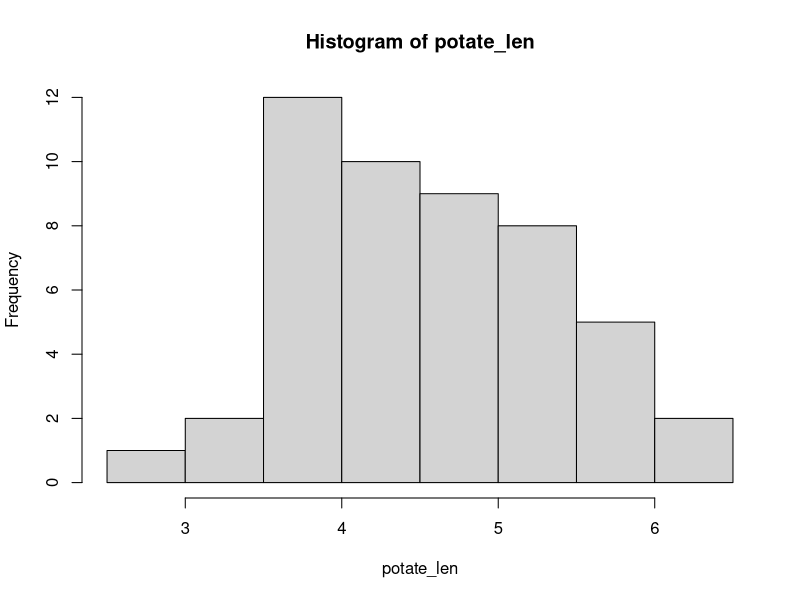
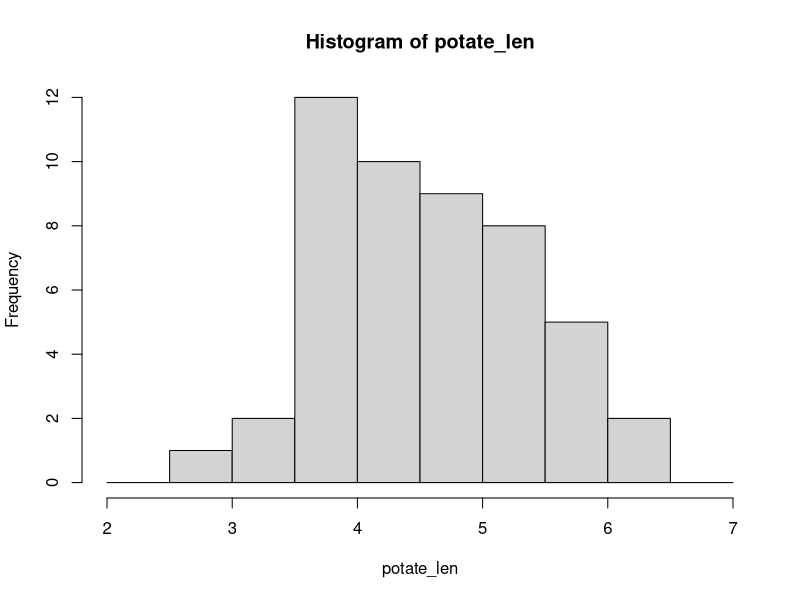

Reproduce these figures in R, in order. (Note: this script raises an error after producing the figures.)
# ハンバーガー統計学にようこそ！
# http://kogolab.chillout.jp/elearn/hamburger/

## 1. 平均と分散

# ランダムな数値を作る
# a =  round(rnorm(30, mean=170, sd=5), 1)

id  = c(1:49)
potate_len = c(3.5, 4.2, 4.9, 4.6, 2.8, 5.6, 4.2, 4.9, 4.4, 3.7,
              3.8, 4.0, 5.2, 3.9, 5.6, 5.3, 5.0, 4.7, 4.0, 3.1,
              5.8, 3.6, 6.0, 4.2, 5.7, 3.9, 4.7, 5.3, 5.5, 4.7,
              6.4, 3.8, 3.9, 4.2, 5.1, 5.1, 4.1, 3.6, 4.2, 5.0,
              4.2, 5.2, 5.3, 6.4, 4.4, 3.6, 3.7, 4.2, 4.8)
sum(potate_len)
mean(potate_len)
var(potate_len)
sd(potate_len)
median(potate_len)

### 度数分布を作る
table(potate_len)
h = hist(potate_len)
h$breaks  # 階級を区切る
h$counts  # 度数
n <- length(h$counts) # 階級の数
class_names <- NULL # 階級の名前格納用
for( i in 1:n ) {
  class_names[i] =paste(h$breaks[i], "～", h$breaks[i+1])
}
frequency_table = data.frame(class=class_names, frequency=h$counts)
frequency_table

#### 階級のとり方
h <- hist(potate_len, breaks=seq(2, 7, 0.5))
h

## 2. 信頼区間
# (ポテト編)

id = c(0:9)
samp = c(47,51,49,50,49,46,51,48,52,49)
u = mean(samp)
U2 = var(samp)  # Rの分散は「不偏分散」。標本分散を求めたい時は手動で計算。
sd(samp)
# 不偏分散 n-1で割った分散のあれ

n = 10 - 1  # 自由度

### 区間推定

length(samp)
### 信頼区間

# t値=2.262 (自由度9, 95%信頼区間の時)
#t_val = 2.262
t_val = abs(qt(0.05/2, n))
# 母平均 +- 2.262 * 標本標準誤差
upper_limit = u + t_val * sqrt(U2/length(samp))
bottom_limit = u - t_val * sqrt(U2/length(samp))
sprintf("%.02f 〜 %.02f", bottom_limit, upper_limit) # 95％の信頼区間

# (チキン編)

chicken = c(568, 530, 581, 554, 536, 518, 564, 552)
chicken_len = length(chicken)
id = c(1:chicken_len)

u = mean(chicken)
U2 = var(chicken)
n = chicken_len - 1
#t_val95 = 2.365
t_val95 = abs(qt(0.05/2, n))
#t_val99 = 3.499
t_val99 = abs(qt(0.01/2, n))
sqrt(U2/(n+1))

upper_limit = u + t_val95 * sqrt(U2/chicken_len)
bottom_limit = u - t_val95 * sqrt(U2/chicken_len)
sprintf("95％信頼区間：%.02f 〜 %.02f", bottom_limit, upper_limit) # 95％の信頼区間

upper_limit = u + t_val99 * sqrt(U2/chicken_len)
bottom_limit = u - t_val99 * sqrt(U2/chicken_len)
sprintf("99％信頼区間：%.02f 〜 %.02f", bottom_limit, upper_limit) # 95％の信頼区間

## 3. カイ２乗検定
# 帰無仮設：「ワクワクとモグモグに差はない」

#potate  = c(420, 280)
#chicken = c(180, 120)
#E_table <- data.frame(potate,chicken)
#rownames(E_table) = c('wakuwaku', 'mogumogu')
#E_table$wakuwaku
# 期待度数(理論度数)
temp_wakuwaku = c(420, 180)
temp_mogumogu = c(280, 120)
# 観測度数
wakuwaku = c(435, 165)
mogumogu = c(265, 135)
# カイ2乗値の算出
approval = (wakuwaku[1] - temp_wakuwaku[1])^2 / temp_wakuwaku[1] +
           (wakuwaku[2] - temp_wakuwaku[2])^2 / temp_wakuwaku[2] +
           (mogumogu[1] - temp_mogumogu[1])^2 / temp_mogumogu[1] +
           (mogumogu[2] - temp_mogumogu[2])^2 / temp_mogumogu[2]
approval  #-> 4.464286
# 自由度 (行-1) * (列-1) よって n = 1
# 95%信頼区間は3.84以下
# 帰無仮説は棄却される -> 「ワクワクとモグモグに差はある」

# ハンバーガーを追加する
# 条件: 有意水準1%
# 観測度数
wakuwaku = c(435, 165, 650)
mogumogu = c(265, 135, 350)
# 期待度数(理論度数)
total_sum = sum(wakuwaku) + sum(mogumogu)
material_sum = wakuwaku + mogumogu
temp_wakuwaku = c(material_sum[1]*sum(wakuwaku)/total_sum, material_sum[2]*sum(wakuwaku)/total_sum, material_sum[3]*sum(wakuwaku)/total_sum)
temp_mogumogu = c(material_sum[1]*sum(mogumogu)/total_sum, material_sum[2]*sum(mogumogu)/total_sum, material_sum[3]*sum(mogumogu)/total_sum)

approval = (wakuwaku[1] - temp_wakuwaku[1])^2 / temp_wakuwaku[1] +
           (wakuwaku[2] - temp_wakuwaku[2])^2 / temp_wakuwaku[2] +
           (wakuwaku[3] - temp_wakuwaku[3])^2 / temp_wakuwaku[3] +
           (mogumogu[1] - temp_mogumogu[1])^2 / temp_mogumogu[1] +
           (mogumogu[2] - temp_mogumogu[2])^2 / temp_mogumogu[2] +
           (mogumogu[3] - temp_mogumogu[3])^2 / temp_mogumogu[3]
approval  #-> 9.90
# 自由度
n = (3 - 1) * (3 - 1)
# 自由度4の有意水準1%での信頼区間は13.28以下
# よって帰無仮設は採択 -> 「ワクワクとモグモグに差は無い」

## 差の信頼区間
waku_jk = c(70, 75, 70, 85, 90, 70, 80, 75)
mogu_jk = c(85, 80, 95, 70, 80, 75, 80, 90)
mean_waku_jk = mean(waku_jk)
mean_mogu_jk = mean(mogu_jk)
ro2_waku_jk = sum((waku_jk - mean_waku_jk)^2)/length(waku_jk)  # 標本分散を求めたかった
ro2_mogu_jk = sum((mogu_jk - mean_mogu_jk)^2)/length(mogu_jk)  # 標本分散を求めたかった
#var_waku_jk = var(waku_jk)  # 不偏分散
#var_mogu_jk = var(mogu_jk)

sum2_waku_jk = ro2_waku_jk * length(waku_jk)  # 平均からの偏差の平方和
sum2_mogu_jk = ro2_mogu_jk * length(mogu_jk)

temp_ro2_jk = (sum2_waku_jk + sum2_mogu_jk) / ((length(waku_jk)-1) + (length(mogu_jk)-1))  # 推定母分散
S2 = sqrt( temp_ro2_jk * (1/length(waku_jk) + 1/length(mogu_jk)) )
S2  #-> 3.88 差の標本標準誤差

# 差の信頼区間＝標本平均の差 ± t × 差の標本標準誤差
n = length(waku_jk) - 1 + length(mogu_jk) - 1  # 自由度
# 自由度14軒、t分布は両側検定を考えて、2.145
t = 2.145
upper_limit = (mean_waku_jk - mean_mogu_jk) + t * S2
bottom_limit = (mean_waku_jk - mean_mogu_jk) - t * S2
# ANS 95%信頼区間: -13.326 〜 3.326
#     マイナス寄りに大きく寄っているので、モグモグの評価が高いと分かる
#     しかし、0が範囲に含まれていることから、評価が同等となる可能性もあるため、帰無仮設は棄却できない

## t検定
waku_jk
mean_waku_jk
ro2_waku_jk
temp_ro2_jk
S2

# 計算結果より
t_val = (mean_waku_jk - mean_mogu_jk) / S2
t_val  #-> -1.288
# 自由度14、信頼区間95%の範囲は -2.145 〜 2.145
# よって帰無仮設は棄却できない -> 「優位な差はない」を否定できない

# (ポテト編)
waku_jk = c(80, 75, 80, 95, 90, 80, 85, 90)
mogu_jk = c(75, 65, 80, 85, 75, 80, 80, 70)

mean_waku_jk = mean(waku_jk)
mean_mogu_jk = mean(mogu_jk)

ro2_waku_jk = sum((waku_jk - mean_waku_jk)^2)/length(waku_jk)  # 標本分散を求めたかった
ro2_mogu_jk = sum((mogu_jk - mean_mogu_jk)^2)/length(mogu_jk)  # 標本分散を求めたかった

sum2_waku_jk = ro2_waku_jk * length(waku_jk)  # 平均からの偏差の平方和
sum2_mogu_jk = ro2_mogu_jk * length(mogu_jk)

temp_ro2_jk = (sum2_waku_jk + sum2_mogu_jk) / ((length(waku_jk)-1) + (length(mogu_jk)-1))  # 推定母分散
S2 = sqrt( temp_ro2_jk * (1/length(waku_jk) + 1/length(mogu_jk)) )  # 差の標本標準誤差

# t値
t_val = (mean_waku_jk - mean_mogu_jk) / S2
t_val  #->2.463
# 自由度14、信頼区間95%の範囲は -2.145 〜 2.145
# よって、帰無仮設は棄却 -> 「優位な差はない」を否定できる

## t検定
# (同時に2つを評価)
waku_jk = c(90, 75, 75, 75, 80, 65, 75, 80)
mogu_jk = c(95, 80, 80, 80, 75, 75, 80, 85)
	
mean_waku_jk = mean(waku_jk)
mean_mogu_jk = mean(mogu_jk)

ro2_waku_jk = sum((waku_jk - mean_waku_jk)^2) / length(waku_jk)  # 標本分散
ro2_mogu_jk = sum((mogu_jk - mean_mogu_jk)^2) / lenght(mogu_jk)  # 標本分散

diff_jk = waku_jk - mogu_jk
mean_diff_jk = mean(diff_jk)
ro2_diff_jk = sum( (diff_jk - mean_diff_jk)^2 ) / length(diff_jk)

t_val = mean_diff_jk / sqrt(ro2_diff_jk/(length(diff_jk) - 1))
t_val  # -2.966
# 自由度7、信頼区間95%の範囲は、-2.365 〜 2.365
# よって、帰無仮設は棄却 -> 「優位な差がない」を否定できる

# 5.4　実践編：新作バーガー！
before = c(65, 70, 85, 70, 80, 80, 80, 70, 80, 70)
after  = c(80, 90, 80, 90, 90, 85, 80, 90, 85, 80)

mean_before = mean(before)
mean_after  = mean(after)

ro2_before = sum((before - mean_before)^2) / length(before)
ro2_after  = sum((after  - mean_after )^2) / length(after)

diff = before - after
diff
mean_diff = mean(diff)
ro2_diff = sum((diff - mean_diff)^2) / length(diff)

t_val = mean_diff / sqrt(ro2_diff/(length(diff) - 1))
t_val  #-> 3.586
# 自由度7、信頼区間95%の範囲は、-2.365 〜 2.365
# よって帰無仮設は棄却 -> 「優位な差がない」を否定できる

## 6. 分散分析（１要因）
# グループ数が３つ以上になったバイの分析手法

wakuwaku = c(80, 75, 80, 90, 95, 80, 80, 85, 85, 80, 90, 80, 75, 90, 85, 85, 90, 90, 85, 80)
mogumogu = c(75, 70, 80, 85, 90, 75, 85, 80, 80, 75, 80, 75, 70, 85, 80, 75, 80, 80, 90, 80)
pakupaku = c(80, 80, 80, 90, 95, 85, 95, 90, 85, 90, 95, 85, 98, 95, 85, 85, 90, 90, 85, 85)

mean_waku = mean(wakuwaku)
mean_mogu = mean(mogumogu)
mean_paku = mean(pakupaku)
# 平方和(群内)
se_waku = sum((wakuwaku - mean_waku)^2)
se_mogu = sum((mogumogu - mean_mogu)^2)
se_paku = sum((pakupaku - mean_paku)^2)
# 分散(群内)
ro2_waku = se_waku / length(wakuwaku)
ro2_mogu = se_mogu / length(mogumogu)
ro2_paku = se_paku / length(pakupaku)

ro_waku = sqrt(ro2_waku)
ro_mogu = sqrt(ro2_mogu)
ro_paku = sqrt(ro2_paku)

# 帰無仮説は「3つのお店のポテトの評価（母集団）の平均に差はない」

wa_mo_pa = c(wakuwaku, mogumogu, pakupaku)
mean_wa_mo_pa = mean(wa_mo_pa)
# 平方和(群間、水準間)
se_wa_mo_gu = sum((wa_mo_pa - mean_wa_mo_pa)^2)
# 分散(群間、水準間)
ro2_wa_mo_pa = se_wa_mo_gu / length(wa_mo_pa)

ro_wa_mo_pa = sqrt(ro2_wa_mo_pa)

# 全体(残差)の平方和
ro2_all = ro2_wa_mo_pa * length(wa_mo_pa)

wa = sum(mean_waku - mean_wa_mo_pa)^2 * length(wakuwaku)
mo = sum(mean_mogu - mean_wa_mo_pa)^2 * length(mogumogu)
pa = sum(mean_paku - mean_wa_mo_pa)^2 * length(pakupaku)

se_waku + se_mogu + se_paku + wa + mo + pa #-> 2494.183  分散(群間)に等しい

# 分散分析表を作る
# 群間(水準間)
n_e = 3  # ワクワク・モグモグ・パクパク
U2_e = (wa + mo + pa) / (n_e - 1)
# 群内(残差)
n_g = (length(wakuwaku) - 1) + (length(mogumogu) - 1) + (length(pakupaku) - 1)
U2_g = (se_waku + se_mogu + se_paku) / n_g

f_value = U2_e / U2_g  #-> 12.22 
# F分布表より自由度57, 自由度2はダイタイ3.150
# 12.22とを比べると、棄却域に入っている -> 少なくとも１つの組み合わせ間に差がある

# aovで分散分析表
potate_data = data.frame(A=factor(c(rep("wakuwaku", 20),rep("mogumogu", 20), rep("pakupaku", 20))), X=c(wakuwaku, mogumogu, pakupaku))
boxplot(X~A,data=potate_data, col="lightblue")

# 分散分析表が出力される
summary(aov(X~A, data=potate_data))

## 7. 分散分析（２要因）

crispy_spycy    = c(65, 85, 75, 85, 75, 80, 90, 75, 85, 65, 75, 85, 80, 85, 90)
crispy_regular  = c(65, 70, 80, 75, 70, 60, 65, 70, 85, 60, 65, 75, 70, 80, 75)
regular_spycy   = c(70, 65, 85, 80, 75, 65, 75, 60, 85, 65, 75, 70, 65, 80, 75)
regular_regular = c(70, 70, 85, 80, 65, 75, 65, 85, 80, 60, 70, 75, 70, 80, 85)

# 平均
mean_crispy_spycy    = mean(crispy_spycy)
mean_crispy_regular  = mean(crispy_regular)
mean_regular_spycy   = mean(regular_spycy)
mean_regular_regular = mean(regular_regular)
# 平方和(群内)
se_crispy_spycy    = sum((crispy_spycy - mean_crispy_spycy)^2)
se_crispy_regular  = sum((crispy_regular - mean_crispy_regular)^2)
se_regular_spycy   = sum((regular_spycy - mean_regular_spycy)^2)
se_regular_regular = sum((regular_regular - mean_regular_regular)^2)
# 分散
ro2_crispy_spycy    = se_crispy_spycy / length(crispy_spycy)
ro2_crispy_regular  = se_crispy_regular / length(crispy_regular)
ro2_regular_spycy   = se_regular_spycy / length(regular_spycy)
ro2_regular_regular = se_regular_regular / length(regular_regular)
# 標準偏差
ro_crispy_spycy    = sqrt(ro2_crispy_spycy)
ro_crispy_regular  = sqrt(ro2_crispy_regular)
ro_regular_spycy   = sqrt(ro2_regular_spycy)
ro_regular_regular = sqrt(ro2_regular_regular)

# クリスピーでの集計
crispy = c(crispy_spycy, crispy_regular) 
mean_crispy = mean(crispy)
se_crispy   = sum((crispy - mean_crispy)^2)
ro2_crispy  = se_crispy / length(crispy) 
ro_crispy   = sqrt(ro2_crispy)
# 普通味の衣
regular      = c(regular_spycy, regular_regular)
mean_regular = mean(regular)
se_regular   = sum((regular - mean_regular)^2)
ro2_regular  = se_regular / length(regular) 
ro_regular   = sqrt(ro2_regular)

# 辛口味での集計
spycy = c(crispy_spycy, regular_spycy)
mean_spycy = mean(spycy)
se_spycy   = sum((spycy - mean_spycy)^2)
ro2_spycy  = se_spycy / length(spycy)
ro_spycy   = sqrt(ro2_spycy)
# 普通味での集計
nonspycy      = c(crispy_regular, regular_regular)
mean_nonspycy = mean(nonspycy)
se_nonspycy   = sum((nonspycy - mean_nonspycy)^2)
ro2_nonspycy  = se_nonspycy / length(nonspycy)
ro_nonspycy   = sqrt(ro2_nonspycy)

# 味勝負　全体での計算
mean_taste_total = (mean_crispy + mean_regular + mean_spycy + mean_nonspycy) / 4
se_taste_total   = (se_crispy + se_regular + se_spycy + se_nonspycy) / 4
ro2_taste_total  = (ro2_crispy + ro2_regular + ro2_spycy + ro2_nonspycy) / 4
ro_taste_total   = (ro_crispy + ro_regular + ro_spycy + ro_nonspycy) / 4

# 要因1によるズレ
factor1 = (mean_crispy - mean_taste_total)^2 * length(crispy) + 
  (mean_regular - mean_taste_total)^2 * length(crispy)
# 要因2によるズレ
factor2 = (mean_spycy - mean_taste_total)^2 * length(spycy) + 
  (mean_nonspycy - mean_taste_total)^2 * length(spycy)
# 交互作用によるズレ

# (未完//)

# aovで分散分析表
bunsan2 = data.frame(A=factor(c(rep("wakuwaku",20), rep("mogumogu",20), rep("pakupaku",20))), No=factor(rep(1:20, 3)),y=c(wakuwaku, mogumogu, pakupaku))
bunsan2

summary(aov(y~ A+No, bunsan2))
# 「A」の行が水準・群に関する分散分析の統計検定量
# Pr(.F)の値がは順分小さい -> よって因子Aの水準・群の平均値は有意水準0.05で差があると言える
# 「No」の行が各お店間に関する分散分析の統計検定量
# Aほどではないが0.0031となり、有意水準0.05で差があると言える
